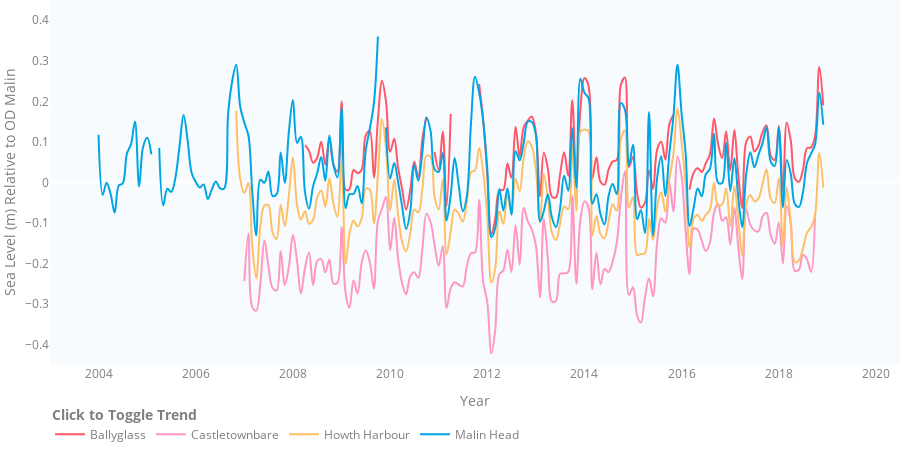

The notebook cell this image was saved under:
### Code cell
figure_3_7=go.Figure(data=[ballyglassTrace,
                           castletownbareTrace,
                           howthHarbourTrace,
                           malinHeadTrace],
                    layout=TIMESERIES_LAYOUT)
figure_3_7.update_yaxes(title_text='Sea Level (m) Relative to OD Malin',
                         range=[-0.45, 0.45],
                         showgrid=False,
                         fixedrange=True,
                        )
figure_3_7.update_xaxes(title_text='Year',
                         range=['2003-01-01', '2020-06-30'],)
figure_3_7.update_layout(legend = dict(title=dict(text='<b>Click to Toggle Trend</b>',
                                                  side='top'),
                                       itemclick='toggle'))


figure_3_7.show()

### Figure 1 — Plotly figure (JSON) as saved in the notebook; plotly's stock layout.template omitted (floating-point values rounded to 4 significant figures; data arrays with more than 128 entries replaced by an {"elided": "..."} marker saying what was removed)
{"data": [{"hovertemplate": "%{x}<br><b>Ballyglass</b><br>Mean Sea Level: %{y:.2f} m<extra></extra>", "line": {"color": "#ff5768", "shape": "spline", "width": 2}, "mode": "lines", "name": "Ballyglass", "type": "scatter", "x": {"elided": "219 str values"}, "y": {"elided": "219 float values"}}, {"hovertemplate": "%{x}<br><b>Castletownbare</b><br>Mean Sea Level: %{y:.2f} m<extra></extra>", "line": {"color": "#ff96c5", "shape": "spline", "width": 2}, "mode": "lines", "name": "Castletownbare", "type": "scatter", "x": {"elided": "219 str values"}, "y": {"elided": "219 float values"}}, {"hovertemplate": "%{x}<br><b>Howth Harbour</b><br>Mean Sea Level: %{y:.2f} m<extra></extra>", "line": {"color": "#ffbf65", "shape": "spline", "width": 2}, "mode": "lines", "name": "Howth Harbour", "type": "scatter", "x": {"elided": "219 str values"}, "y": {"elided": "219 float values"}}, {"hovertemplate": "%{x}<br><b>Malin Head</b><br>Mean Sea Level: %{y:.2f} m<extra></extra>", "line": {"color": "#00a5e3", "shape": "spline", "width": 2}, "mode": "lines", "name": "Malin Head", "type": "scatter", "x": {"elided": "219 str values"}, "y": {"elided": "219 float values"}}], "layout": {"font": {"color": "#7f7f7f"}, "height": 450, "hovermode": "closest", "legend": {"bgcolor": "rgba(0,0,0,0)", "itemclick": "toggle", "itemdoubleclick": false, "orientation": "h", "title": {"side": "top", "text": "<b>Click to Toggle Trend</b>"}}, "margin": {"b": 0, "l": 0, "r": 0, "t": 0}, "paper_bgcolor": "rgba(0,0,0,0)", "plot_bgcolor": "#f7fbfd", "xaxis": {"range": ["2003-01-01", "2020-06-30"], "showgrid": false, "title": {"text": "Year"}}, "yaxis": {"fixedrange": true, "range": [-0.45, 0.45], "showgrid": false, "title": {"text": "Sea Level (m) Relative to OD Malin"}}}}
